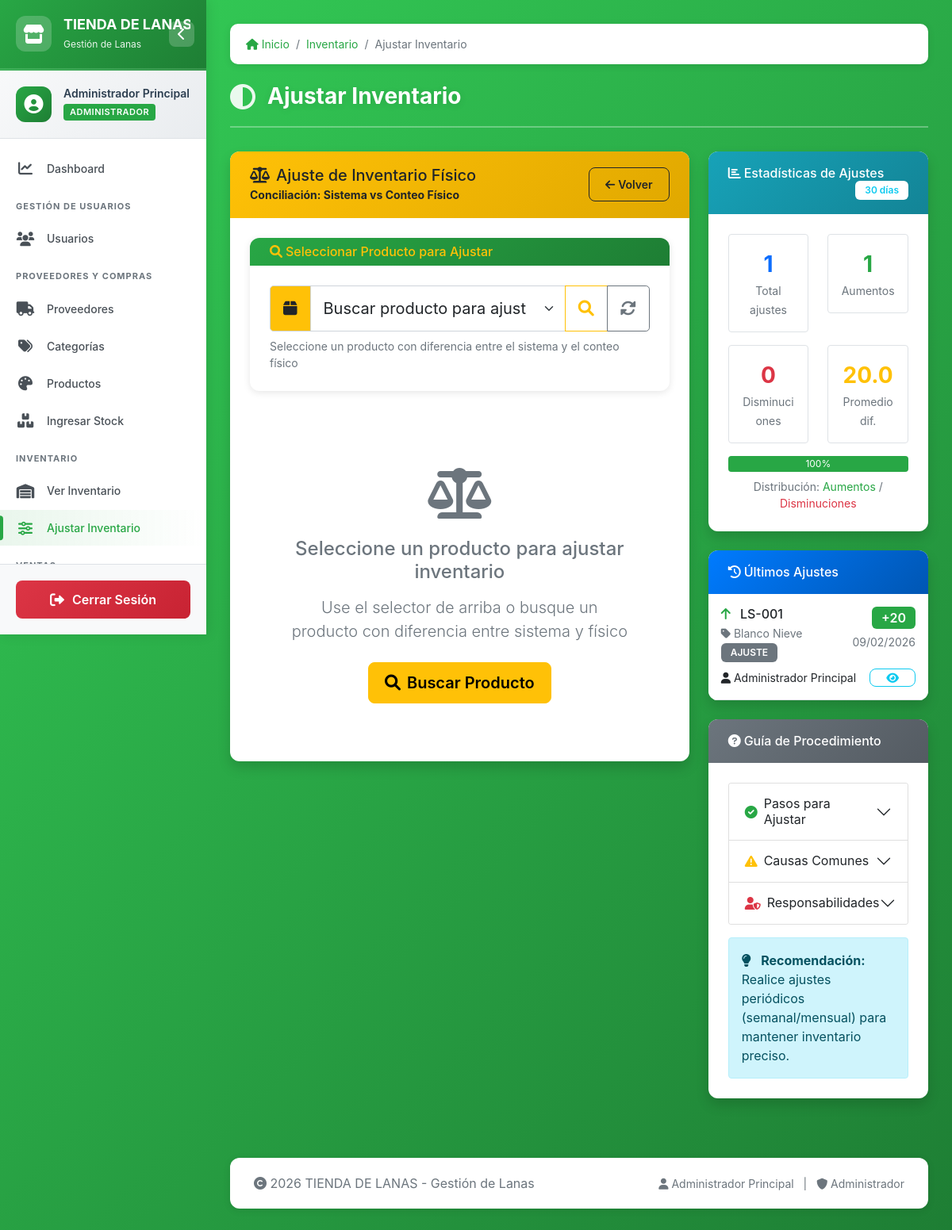
The app's page /ajustar_inventario.php (signed in) with its own data.
### tables this page shows
CREATE TABLE historial_inventario (
    id INT AUTO_INCREMENT PRIMARY KEY,
    producto_id INT NOT NULL,
    tipo_movimiento ENUM('ingreso', 'venta', 'ajuste', 'devolucion') NOT NULL,
    paquetes_anteriores INT,
    subpaquetes_anteriores INT,
    paquetes_nuevos INT,
    subpaquetes_nuevos INT,
    diferencia INT,
    referencia VARCHAR(100),
    fecha_hora DATETIME NOT NULL,
    usuario_id INT NOT NULL,
    observaciones TEXT,
    FOREIGN KEY (producto_id) REFERENCES productos(id),
    FOREIGN KEY (usuario_id) REFERENCES usuarios(id),
    INDEX idx_historial_producto_fecha (producto_id, fecha_hora)
);

CREATE TABLE productos (
    id INT AUTO_INCREMENT PRIMARY KEY,
    codigo VARCHAR(50) NOT NULL,
    nombre_color VARCHAR(100) NOT NULL,
    proveedor_id INT NOT NULL,
    categoria_id INT NOT NULL,
    precio_menor DECIMAL(10,2) NOT NULL,
    precio_mayor DECIMAL(10,2) NOT NULL,
    activo TINYINT(1) DEFAULT 1,
    tiene_stock TINYINT(1) DEFAULT 1,
    FOREIGN KEY (proveedor_id) REFERENCES proveedores(id),
    FOREIGN KEY (categoria_id) REFERENCES categorias(id),
    UNIQUE KEY uk_producto_proveedor (proveedor_id, codigo, categoria_id),
    INDEX idx_producto_codigo (codigo),
    INDEX idx_producto_activo (activo)
);

CREATE TABLE usuarios (
    id INT AUTO_INCREMENT PRIMARY KEY,
    codigo VARCHAR(20) UNIQUE NOT NULL,
    nombre VARCHAR(100) NOT NULL,
    usuario VARCHAR(50) UNIQUE NOT NULL,
    password VARCHAR(255) NOT NULL,
    rol ENUM('administrador', 'vendedor') NOT NULL,
    activo TINYINT(1) DEFAULT 1,
    telefono VARCHAR(20),
    fecha_creacion DATE DEFAULT (CURRENT_DATE),
    ultimo_login DATETIME,
    INDEX idx_usuario_activo (activo),
    INDEX idx_usuario_rol (rol)
);

### ajustar_inventario.php (the view, shortened to what the rows shown need)
<?php
require_once 'header.php';
require_once 'funciones.php';
?>
<div class="row">
    <div class="col-xl-4">
        <div class="card shadow mb-4">
            <div class="card-body p-0">
                <div class="list-group list-group-flush" style="max-height: 350px; overflow-y: auto;">
                    <?php
                    $query_ajustes = "SELECT p.codigo, p.nombre_color, hi.diferencia,
                                     hi.fecha_hora, u.nombre as usuario, hi.observaciones,
                                     hi.referencia
                                     FROM historial_inventario hi
                                     JOIN productos p ON hi.producto_id = p.id
                                     JOIN usuarios u ON hi.usuario_id = u.id
                                     WHERE hi.tipo_movimiento = 'ajuste'
                                     ORDER BY hi.fecha_hora DESC
                                     LIMIT 8";
                    $result_ajustes = $conn->query($query_ajustes);
                    if ($result_ajustes && $result_ajustes->num_rows > 0):
                        while ($ajuste = $result_ajustes->fetch_assoc()):
                            $diferencia = $ajuste['diferencia'];
                            $color = $diferencia > 0 ? 'success' : ($diferencia < 0 ? 'danger' : 'secondary');
                            $icon = $diferencia > 0 ? 'fa-arrow-up' : ($diferencia < 0 ? 'fa-arrow-down' : 'fa-equals');
                            $tipo_badge = 'bg-secondary';
                    ?>
                    <div class="list-group-item border-bottom py-3">
                        <div class="d-flex w-100 justify-content-between align-items-start mb-2">
                            <div>
                                <h6 class="mb-1">
                                    <i class="fas <?php echo $icon; ?> text-<?php echo $color; ?> me-2"></i>
                                    <?php echo htmlspecialchars($ajuste['codigo']); ?>
                                </h6>
                                <small class="text-muted d-block">
                                    <i class="fas fa-tag me-1"></i><?php echo htmlspecialchars($ajuste['nombre_color']); ?>
                                </small>
                                <small class="text-muted">
                                    <span class="badge <?php echo $tipo_badge; ?>">
                                        <?php echo htmlspecialchars($ajuste['referencia']); ?>
                                    </span>
                                </small>
                            </div>
                            <div class="text-end">
                                <span class="badge bg-<?php echo $color; ?> fs-6">
                                    <?php echo ($diferencia > 0 ? '+' : '') . $diferencia; ?>
                                </span>
                                <div class="mt-1">
                                    <small class="text-muted"><?php echo date('d/m/Y', strtotime($ajuste['fecha_hora'])); ?></small>
                                </div>
                            </div>
                        </div>
                        <div class="d-flex justify-content-between align-items-center">
                            <small>
                                <i class="fas fa-user me-1"></i><?php echo htmlspecialchars($ajuste['usuario']); ?>
                            </small>
                            <?php if ($ajuste['observaciones']): ?>
                            <button class="btn btn-sm btn-outline-info py-0"
                                    onclick="mostrarObservacion('<?php echo htmlspecialchars(addslashes($ajuste['observaciones']), ENT_QUOTES); ?>')"
                                    data-bs-toggle="tooltip" title="Ver observaciones">
                                <i class="fas fa-eye"></i>
                            </button>
                            <?php endif; ?>
                        </div>
                    </div>
                    <?php
                        endwhile;
                    endif; ?>
                </div>
            </div>
        </div>
        <div class="card shadow">
            <div class="card-body">
                <div class="accordion" id="accordionGuia">
                    <div class="accordion-item">
                        <h2 class="accordion-header">
                            <button class="accordion-button collapsed" type="button"
                                    data-bs-toggle="collapse" data-bs-target="#collapseUno">
                                <i class="fas fa-check-circle text-success me-2"></i>Pasos para Ajustar
                            </button>
                        </h2>
                    </div>
                    <div class="accordion-item">
                        <h2 class="accordion-header">
                            <button class="accordion-button collapsed" type="button"
                                    data-bs-toggle="collapse" data-bs-target="#collapseDos">
                                <i class="fas fa-exclamation-triangle text-warning me-2"></i>Causas Comunes
                            </button>
                        </h2>
                    </div>
                    <div class="accordion-item">
                        <h2 class="accordion-header">
                            <button class="accordion-button collapsed" type="button"
                                    data-bs-toggle="collapse" data-bs-target="#collapseTres">
                                <i class="fas fa-user-shield text-danger me-2"></i>Responsabilidades
                            </button>
                        </h2>
                    </div>
                </div>
            </div>
        </div>
    </div>
</div>
<?php require_once 'footer.php'; ?>

### records on screen
historial_inventario: producto.codigo "LS-001", producto.nombre_color "Blanco Nieve", referencia "AJUSTE", diferencia "20", fecha_hora "09/02/2026", usuario.nombre "Administrador Principal"

### other values on screen
EMPRESA_NOMBRE "TIENDA DE…"
SISTEMA_NOMBRE "Gestión de Lanas"
$_SESSION['usuario_nombre'] "Administrador Principal"
$_SESSION['usuario_rol'] "ADMINISTRADOR"
$item['text'] "Inventario"
$item['text'] "Ajustar Inventario"
$titulo_pagina "Ajustar Inventario"
$stats_ajustes['total_ajustes'] "1"
$stats_ajustes['ajustes_positivos'] "1"
$stats_ajustes['ajustes_negativos'] "0"
$stats_ajustes['promedio_diferencia'] "20.0"
$porc_positivos "100"
EMPRESA_NOMBRE "TIENDA DE LANAS"
$_SESSION['usuario_rol'] "Administrador"
